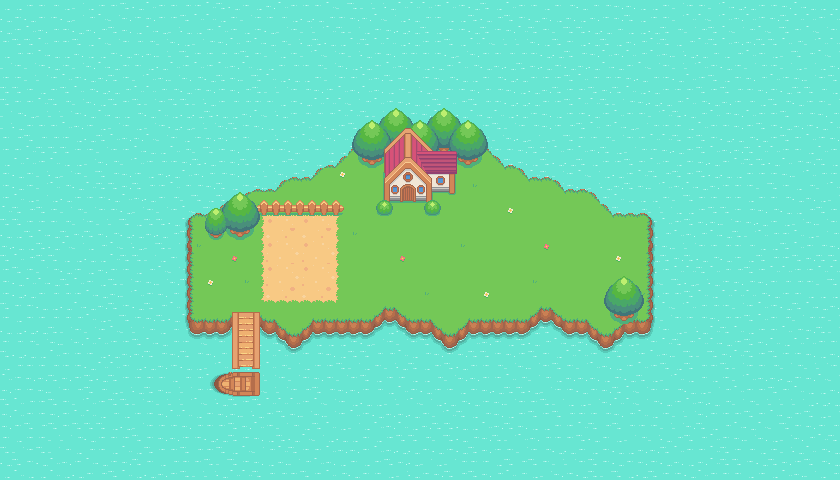

Rendered tile map (Tiled .tmx) drawn with the repository's tilesets; below, a short description and the map source with its tile grids summarised:
An orthogonal 70x40 tile map with 12x12 px tiles, 9 tile layers (ocean, island, boat, terrain, ...), 2 hidden layers not drawn, 2 tilesets.

<map version="1.9" tiledversion="1.9.2" orientation="orthogonal" renderorder="right-down" width="70" height="40" tilewidth="12" tileheight="12" infinite="0" nextlayerid="15" nextobjectid="1">
 <editorsettings>
  <export target="horta_map.tmj" format="json" />
 </editorsettings>
 <tileset firstgid="1" source="farming_tileset.tsx" />
 <tileset firstgid="1025" source="collision_tileset.tsx" />
 <layer id="1" name="ocean" width="70" height="40">
  <data>[2800 cells, 2800 non-empty, 9 distinct tile ids]</data>
 </layer>
 <layer id="2" name="island" width="70" height="40">
  <data>[2800 cells, 648 non-empty, 110 distinct tile ids]</data>
 </layer>
 <layer id="10" name="boat" width="70" height="40">
  <data>[2800 cells, 33 non-empty, 28 distinct tile ids]</data>
 </layer>
 <layer id="9" name="terrain" width="70" height="40">
  <data>[2800 cells, 80 non-empty, 14 distinct tile ids]</data>
 </layer>
 <layer id="12" name="fence" width="70" height="40">
  <data>[2800 cells, 16 non-empty, 8 distinct tile ids]</data>
 </layer>
 <layer id="8" name="trees behind" width="70" height="40">
  <data>[2800 cells, 64 non-empty, 16 distinct tile ids]</data>
 </layer>
 <layer id="7" name="trees under" width="70" height="40">
  <data>[2800 cells, 54 non-empty, 22 distinct tile ids]</data>
 </layer>
 <layer id="3" name="house" width="70" height="40">
  <data>[2800 cells, 64 non-empty, 64 distinct tile ids]</data>
 </layer>
 <layer id="6" name="bushes" width="70" height="40">
  <data>[2800 cells, 25 non-empty, 7 distinct tile ids]</data>
 </layer>
 <layer id="13" name="collisions" width="70" height="40" visible="0">
  <data>[2800 cells, 133 non-empty, 1 distinct tile ids]</data>
 </layer>
 <layer id="14" name="horta" width="70" height="40" visible="0">
  <data>[2800 cells, 42 non-empty, 1 distinct tile ids]</data>
 </layer>
</map>
